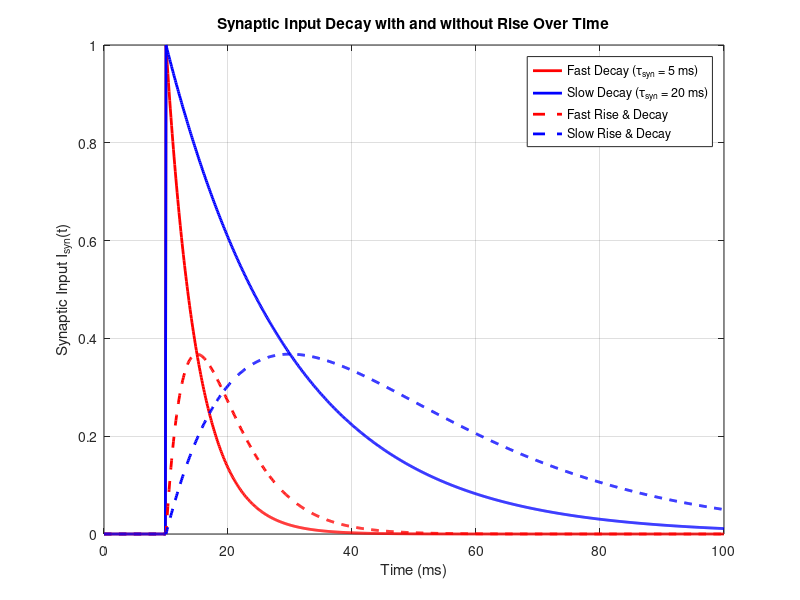

Write the MATLAB code that produced this figure.
% Parameters
t_spike = 10;                % Time of spike occurrence (ms)
I_0 = 1;                     % Amplitude of synaptic input (nA)
T = 100;                     % Total time for simulation (ms)
dt = 0.1;                    % Time step (ms)
time = 0:dt:T;               % Time vector

% Different synaptic decay constants
tau_syn_fast = 5;            % Fast decay (ms)
tau_syn_slow = 20;           % Slow decay (ms)

% Synaptic input calculations using the simple exponential decay formula
I_syn_fast = I_0 * exp(-(time - t_spike) / tau_syn_fast) .* (time >= t_spike);  % Input for fast decay
I_syn_slow = I_0 * exp(-(time - t_spike) / tau_syn_slow) .* (time >= t_spike);  % Input for slow decay

% Synaptic input with rise and decay (alpha function)
I_syn_rise_fast = I_0 * (time - t_spike) ./ tau_syn_fast .* exp(-(time - t_spike) / tau_syn_fast) .* (time >= t_spike);
I_syn_rise_slow = I_0 * (time - t_spike) ./ tau_syn_slow .* exp(-(time - t_spike) / tau_syn_slow) .* (time >= t_spike);

% Plotting the results
figure;
% Plot fast and slow decay (exponential only)
plot(time, I_syn_fast, 'r', 'LineWidth', 2); hold on;
plot(time, I_syn_slow, 'b', 'LineWidth', 2);

% Plot rise and decay (alpha function)
plot(time, I_syn_rise_fast, '--r', 'LineWidth', 2);  % Dashed line for rise and decay (fast)
plot(time, I_syn_rise_slow, '--b', 'LineWidth', 2);  % Dashed line for rise and decay (slow)

% Labels and legend
title('Synaptic Input Decay with and without Rise Over Time');
xlabel('Time (ms)');
ylabel('Synaptic Input I_{syn}(t)');
legend('Fast Decay (\tau_{syn} = 5 ms)', 'Slow Decay (\tau_{syn} = 20 ms)', ...
       'Fast Rise & Decay', 'Slow Rise & Decay');
grid on;
